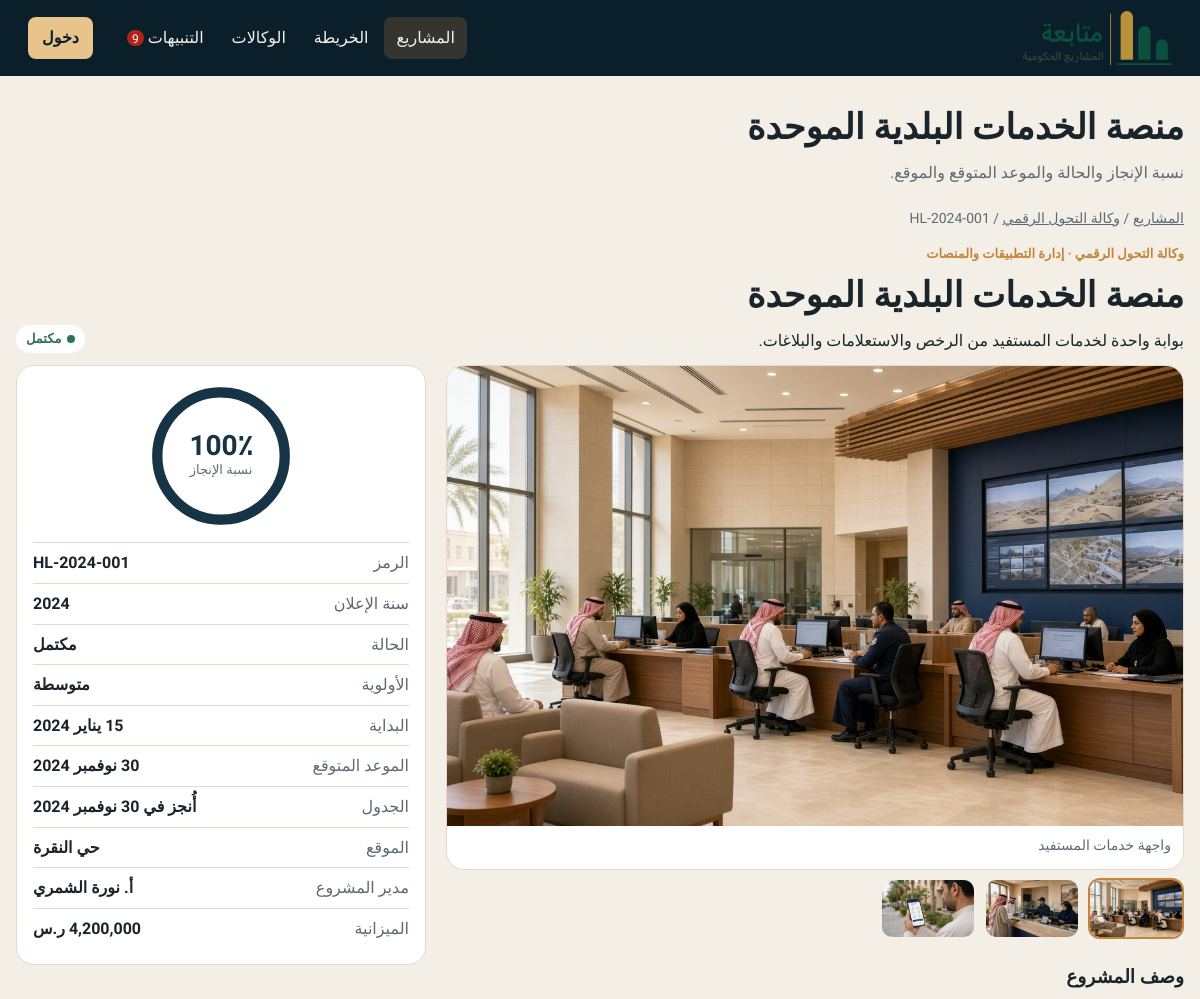
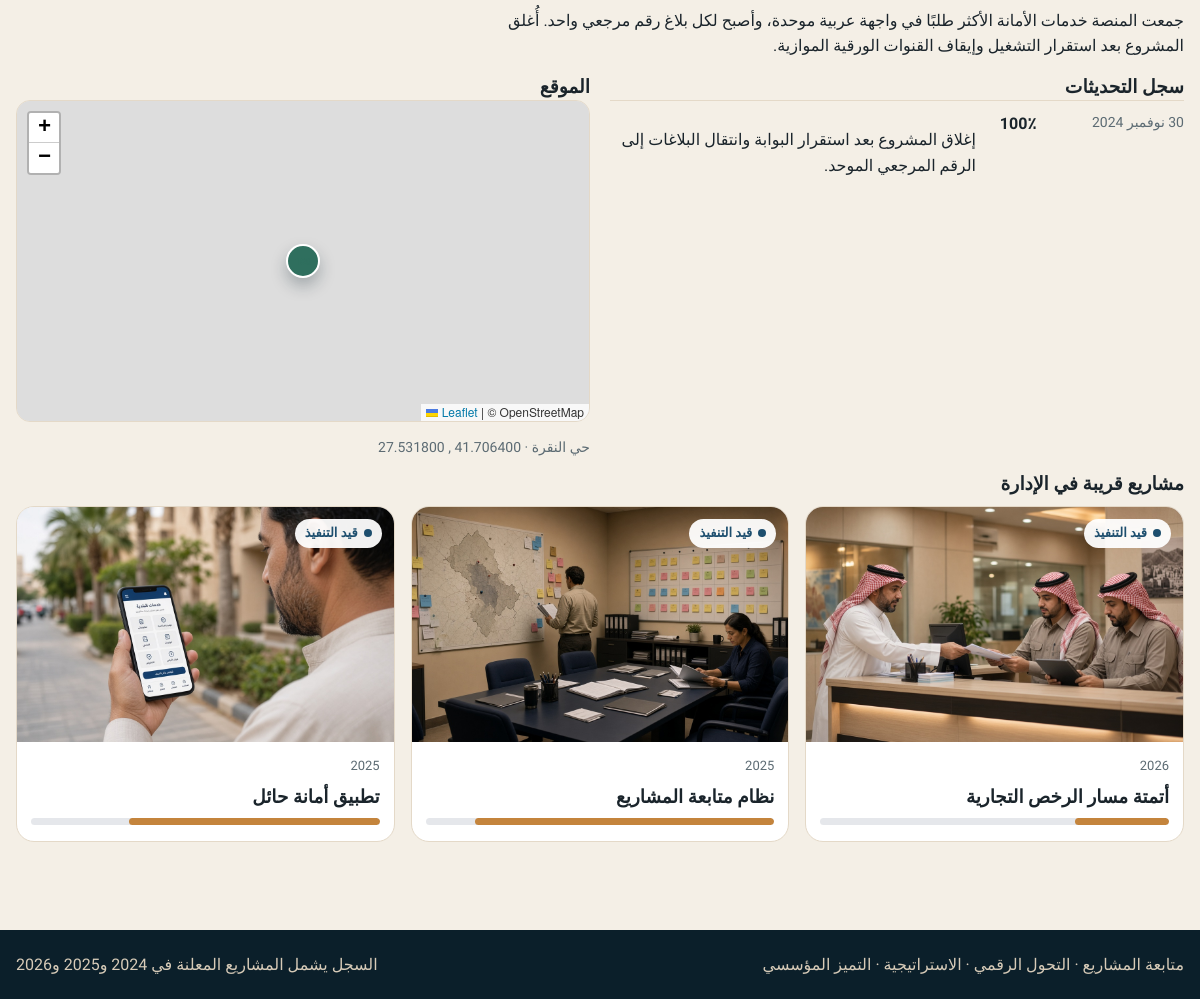
Page /project.php?id=1 on the committed database (2 pictures, top to bottom).
### tables this page shows
CREATE TABLE projects (
  id INT UNSIGNED NOT NULL AUTO_INCREMENT,
  department_id INT UNSIGNED NOT NULL,
  code VARCHAR(20) NOT NULL,
  title VARCHAR(200) NOT NULL,
  summary VARCHAR(400) NOT NULL,
  description TEXT NOT NULL,
  status VARCHAR(30) NOT NULL DEFAULT 'in_progress',
  progress TINYINT UNSIGNED NOT NULL DEFAULT 0,
  announced_year SMALLINT UNSIGNED NOT NULL,
  start_date DATE NOT NULL,
  expected_date DATE NOT NULL,
  location_name VARCHAR(120) NOT NULL,
  latitude DECIMAL(9,6) NOT NULL,
  longitude DECIMAL(9,6) NOT NULL,
  budget DECIMAL(14,2) DEFAULT NULL,
  manager_name VARCHAR(120) NOT NULL,
  priority VARCHAR(20) NOT NULL DEFAULT 'medium',
  follow_note VARCHAR(300) DEFAULT NULL,
  created_at TIMESTAMP NOT NULL DEFAULT CURRENT_TIMESTAMP,
  updated_at TIMESTAMP NOT NULL DEFAULT CURRENT_TIMESTAMP ON UPDATE CURRENT_TIMESTAMP,
  PRIMARY KEY (id),
  UNIQUE KEY uq_project_code (code),
  KEY idx_project_year (announced_year),
  KEY idx_project_status (status),
  KEY idx_project_department (department_id),
  CONSTRAINT fk_project_department FOREIGN KEY (department_id) REFERENCES departments (id) ON DELETE RESTRICT
);

CREATE TABLE agencies (
  id INT UNSIGNED NOT NULL AUTO_INCREMENT,
  name VARCHAR(150) NOT NULL,
  slug VARCHAR(80) NOT NULL,
  description TEXT NOT NULL,
  color VARCHAR(7) NOT NULL,
  icon VARCHAR(30) NOT NULL DEFAULT 'mark',
  PRIMARY KEY (id),
  UNIQUE KEY uq_agency_slug (slug)
);

CREATE TABLE departments (
  id INT UNSIGNED NOT NULL AUTO_INCREMENT,
  agency_id INT UNSIGNED NOT NULL,
  name VARCHAR(150) NOT NULL,
  description VARCHAR(300) NOT NULL,
  PRIMARY KEY (id),
  KEY idx_department_agency (agency_id),
  CONSTRAINT fk_department_agency FOREIGN KEY (agency_id) REFERENCES agencies (id) ON DELETE RESTRICT
);

CREATE TABLE project_images (
  id INT UNSIGNED NOT NULL AUTO_INCREMENT,
  project_id INT UNSIGNED NOT NULL,
  file_path VARCHAR(255) NOT NULL,
  caption VARCHAR(200) DEFAULT NULL,
  is_cover TINYINT(1) NOT NULL DEFAULT 0,
  created_at TIMESTAMP NOT NULL DEFAULT CURRENT_TIMESTAMP,
  PRIMARY KEY (id),
  KEY idx_image_project (project_id),
  CONSTRAINT fk_image_project FOREIGN KEY (project_id) REFERENCES projects (id) ON DELETE CASCADE
);

CREATE TABLE project_updates (
  id INT UNSIGNED NOT NULL AUTO_INCREMENT,
  project_id INT UNSIGNED NOT NULL,
  progress TINYINT UNSIGNED NOT NULL,
  note VARCHAR(400) NOT NULL,
  created_at DATETIME NOT NULL,
  PRIMARY KEY (id),
  KEY idx_update_project (project_id),
  CONSTRAINT fk_update_project FOREIGN KEY (project_id) REFERENCES projects (id) ON DELETE CASCADE
);

### project.php (the view, shortened to what the rows shown need)
<?php
require __DIR__ . '/includes/bootstrap.php';
$id = (int) ($_GET['id'] ?? 0);
$project = $id ? fetch_project($id) : null;
$gallery = project_gallery((int) $project['id']);
$updates = fetch_updates((int) $project['id']);
$related = related_projects($project);
$percent = (int) $project['progress'];
render_public_header($project['title'], 'project', true);
?>
<article class="container detail">
  <p class="crumb"><a href="index.php">المشاريع</a> / <a href="index.php?agency=<?= (int) $project['agency_id'] ?>"><?= e($project['agency_name']) ?></a> / <span><?= e($project['code']) ?></span></p>
  <header class="detail-title">
    <div>
      <p class="kicker"><?= e($project['agency_name']) ?> · <?= e($project['department_name']) ?></p>
      <h2><?= e($project['title']) ?></h2>
      <p class="lede"><?= e($project['summary']) ?></p>
    </div>
    <?= status_pill($project['status']) ?>
  </header>
  <div class="detail-grid">
    <div class="gallery">
      <figure>
        <img id="gallery-main" src="<?= e(root_url($gallery[0]['file_path'])) ?>" alt="<?= e($gallery[0]['caption'] ?: $project['title']) ?>">
        <figcaption id="gallery-caption"><?= e($gallery[0]['caption'] ?: $project['title']) ?></figcaption>
      </figure>
      <?php if (count($gallery) > 1): ?>
        <div class="thumbs">
          <?php foreach ($gallery as $index => $image): ?>
            <button type="button" class="thumb<?= $index === 0 ? ' is-on' : '' ?>" data-src="<?= e(root_url($image['file_path'])) ?>" data-alt="<?= e($image['caption'] ?: $project['title']) ?>">
              <img src="<?= e(root_url($image['file_path'])) ?>" alt="">
            </button>
          <?php endforeach; ?>
        </div>
      <?php endif; ?>
    </div>
    <aside class="facts">
      <div class="ring-wrap" style="color: <?= e($project['agency_color']) ?>">
        <div class="ring-label"><strong><?= $percent ?>٪</strong><span>نسبة الإنجاز</span></div>
      </div>
      <dl class="fact-list">
        <div><dt>الرمز</dt><dd><?= e($project['code']) ?></dd></div>
        <div><dt>سنة الإعلان</dt><dd><?= (int) $project['announced_year'] ?></dd></div>
        <div><dt>الحالة</dt><dd><?= e(status_label($project['status'])) ?></dd></div>
        <div><dt>الأولوية</dt><dd><?= e(priority_label($project['priority'])) ?></dd></div>
        <div><dt>البداية</dt><dd><?= e(ar_date($project['start_date'])) ?></dd></div>
        <div><dt>الموعد المتوقع</dt><dd><?= e(ar_date($project['expected_date'])) ?></dd></div>
        <div><dt>الجدول</dt><dd><?= e(schedule_label($project)) ?></dd></div>
        <div><dt>الموقع</dt><dd><?= e($project['location_name']) ?></dd></div>
        <div><dt>مدير المشروع</dt><dd><?= e($project['manager_name']) ?></dd></div>
        <div><dt>الميزانية</dt><dd><?= e(sar($project['budget'])) ?></dd></div>
      </dl>
    </aside>
  </div>
  <section class="prose">
    <h3>وصف المشروع</h3>
    <?php foreach (preg_split("/\n+/", trim($project['description'])) as $paragraph): ?>
      <?php if (trim($paragraph) !== ''): ?><p><?= e(trim($paragraph)) ?></p><?php endif; ?>
    <?php endforeach; ?>
  </section>
  <section class="split-bottom">
    <div>
      <?php if (!$updates): ?>
        <p class="empty">لا توجد تحديثات مسجلة بعد.</p>
      <?php else: ?>
        <ol class="timeline">
          <?php foreach ($updates as $update): ?>
            <li>
              <time datetime="<?= e($update['created_at']) ?>"><?= e(ar_date(substr($update['created_at'], 0, 10))) ?></time>
              <strong><?= (int) $update['progress'] ?>٪</strong>
              <p><?= e($update['note']) ?></p>
            </li>
          <?php endforeach; ?>
        </ol>
      <?php endif; ?>
    </div>
    <div>
      <h3>الموقع</h3>
      <div class="map-shell" dir="ltr">
        <div id="city-map" class="js-map map-canvas map-short" data-single="1" role="region" aria-label="موقع المشروع"></div>
      </div>
      <p class="muted"><?= e($project['location_name']) ?> · <span dir="ltr"><?= e($project['latitude']) ?> , <?= e($project['longitude']) ?></span></p>
    </div>
  </section>
  <?php if ($related): ?>
    <section>
      <div class="cards cards-compact">
        <?php foreach ($related as $item): ?>
          <article class="card">
            <a class="card-media" href="project.php?id=<?= (int) $item['id'] ?>"><img src="<?= e(cover_url($item)) ?>" alt="<?= e($item['title']) ?>"><?= status_pill($item['status']) ?></a>
            <div class="card-body">
              <p class="card-meta"><?= (int) $item['announced_year'] ?></p>
              <h3><a href="project.php?id=<?= (int) $item['id'] ?>"><?= e($item['title']) ?></a></h3>
              <?= progress_bar((int) $item['progress']) ?>
            </div>
          </article>
        <?php endforeach; ?>
      </div>
    </section>
  <?php endif; ?>
</article>
<?php render_public_footer(); ?>

### includes/layout.php (shortened to what the rows shown need)
<?php
function render_document_start(string $title, bool $withMap = false, bool $admin = false): void
{
    echo '<!DOCTYPE html><html lang="ar" dir="rtl"><head><meta charset="utf-8">';
    echo '<link rel="stylesheet" href="' . e(root_url('assets/css/style.css')) . '">';
    if ($withMap) {
        echo '<link rel="stylesheet" href="' . e(root_url('assets/vendor/leaflet/leaflet.css')) . '">';
    }
    echo '</head><body class="' . ($admin ? 'is-admin' : 'is-public') . '">';
}
function render_gov_chrome(string $active = 'home'): void
{
    if ($active === 'project' || $active === 'map') {
        $active = 'home';
    }
}
function render_public_header(string $title, string $active = 'home', bool $withMap = false): void
{
    render_document_start($title, $withMap, false);
    $heads = [
        'home' => ['تابع تقدّم المشاريع على الخريطة', 'سجل موحّد لنسب الإنجاز والحالة والمواعيد عبر الوكالات الثلاث.'],
        'structure' => ['الوكالات والإدارات', 'الهيكل الذي تُدار من خلاله المشاريع.'],
        'alerts' => ['تنبيهات المتابعة', 'المشاريع التي تحتاج قرارًا أو تجاوزت موعدها.'],
        'project' => [$title, 'نسبة الإنجاز والحالة والموعد المتوقع والموقع.'],
    ];
    $head = $heads[$active] ?? [$title, 'متابعة مشاريع الوكالات.'];
    if ($active !== 'home') {
        echo '<section class="page-intro-bar"><div class="container"><h1>' . e($head[0]) . '</h1><p>' . e($head[1]) . '</p></div></section>';
    }
    echo '<main id="content">';
}
function render_public_footer(): void
{
    echo '</main><footer class="app-footer"><div class="container footer-row">';
    echo '</div></footer>';
    echo '<script src="' . e(root_url('assets/js/app.js')) . '"></script></body></html>';
}
function progress_bar(int $percent): string
{
    $percent = max(0, min(100, $percent));
    return '<div class="bar" role="meter" aria-valuemin="0" aria-valuemax="100" aria-valuenow="' . $percent . '"><span style="width:' . $percent . '%"></span></div>';
}
function status_pill(string $status): string
{
    return '<span class="status-pill status-' . e($status) . '">' . e(status_label($status)) . '</span>';
}

### rows in the picture
projects: title "منصة الخدمات البلدية الموحدة", title "نسبة الإنجاز والحالة والموعد المتوقع والموقع.", agencies.name "وكالة التحول الرقمي", code "HL-2024-001", department.name "إدارة التطبيقات والمنصات", summary "بوابة واحدة لخدمات المستفيد من الرخص والاستعلامات والبلاغات.", status "مكتمل", progress "100", announced_year "2024", priority "متوسطة", start_date "15 يناير 2024", expected_date "30 نوفمبر 2024", expected_date "أُنجز في 30 نوفمبر 2024", location_name "حي النقرة", manager_name "أ. نورة الشمري", budget "4,200,000 ر.س", description "جمعت المنصة خدمات الأمانة الأكثر طلبًا في واجهة عربية موحدة، وأصبح لكل بلاغ رقم مرجعي واحد. أُغلق المشروع بعد استقرار التشغيل وإيقاف القنوات الورقية الموازية.", latitude "27.531800", longitude "41.706400"
project_images: file_path (picture), caption "واجهة خدمات المستفيد"
project_images: file_path (picture)
project_images: file_path (picture)
project_updates: created_at "30 نوفمبر 2024", progress "100", note "إغلاق المشروع بعد استقرار البوابة وانتقال البلاغات إلى الرقم المرجعي الموحد."
projects: shows a picture, status "قيد التنفيذ", announced_year "2026", title "أتمتة مسار الرخص التجارية", progress 27 (drawn)
projects: shows a picture, status "قيد التنفيذ", announced_year "2025", title "نظام متابعة المشاريع", progress 86 (drawn)
projects: shows a picture, status "قيد التنفيذ", announced_year "2025", title "تطبيق أمانة حائل", progress 72 (drawn)

### other values in the picture
$link[1] "المشاريع"
$link[1] "الخريطة"
$link[1] "الوكالات"
$link[1] "التنبيهات"
